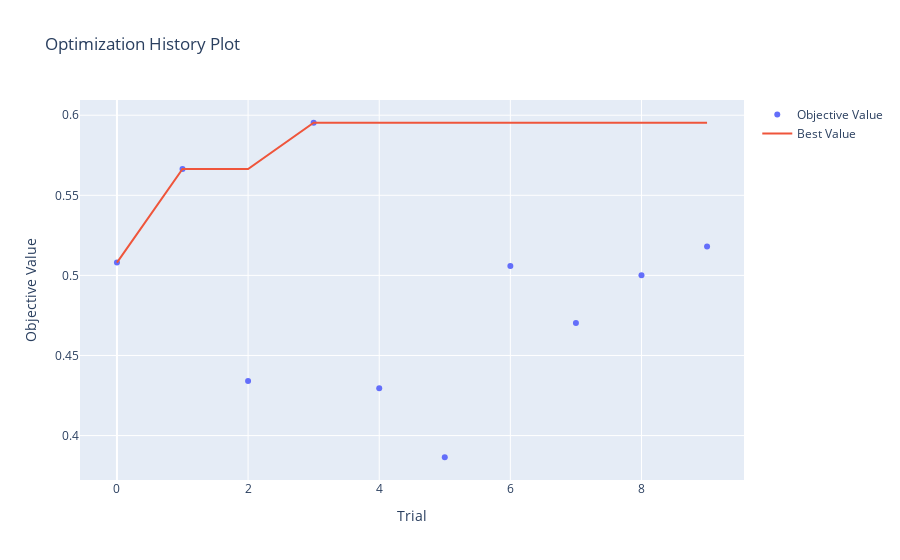

Notebook code cell kept with this figure:
### Code cell
import optuna
from plotly.io import show

fig = optuna.visualization.plot_optimization_history(dbscan_study)
show(fig)

### Figure 1 — Plotly figure (JSON) as saved in the notebook; plotly's stock layout.template omitted (floating-point values rounded to 4 significant figures)
{"data": [{"mode": "markers", "name": "Objective Value", "type": "scatter", "x": [0, 1, 2, 3, 4, 5, 6, 7, 8, 9], "y": [0.508, 0.5664, 0.434, 0.5953, 0.4295, 0.3865, 0.5059, 0.4702, 0.5001, 0.518]}, {"mode": "lines", "name": "Best Value", "type": "scatter", "x": [0, 1, 2, 3, 4, 5, 6, 7, 8, 9], "y": [0.508, 0.5664, 0.5664, 0.5953, 0.5953, 0.5953, 0.5953, 0.5953, 0.5953, 0.5953]}, {"marker": {"color": "#cccccc"}, "mode": "markers", "name": "Infeasible Trial", "showlegend": false, "type": "scatter", "x": [], "y": []}], "layout": {"title": {"text": "Optimization History Plot"}, "xaxis": {"title": {"text": "Trial"}}, "yaxis": {"title": {"text": "Objective Value"}}}}
